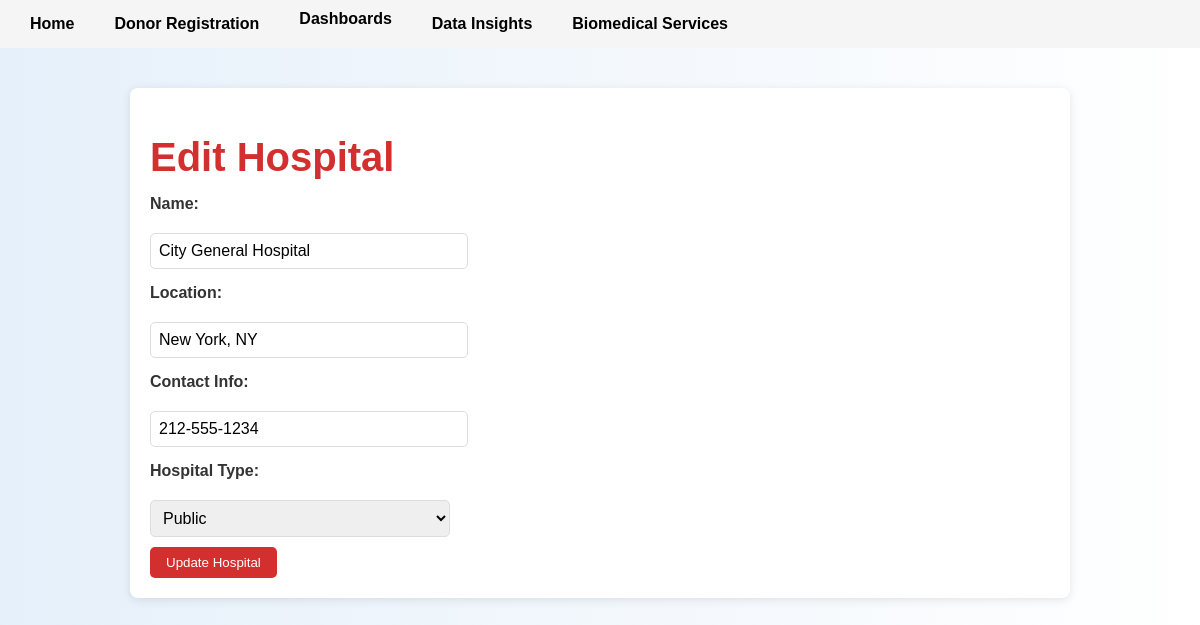
/hospital/edit/1, run on the app's committed database.
### tables this page shows
CREATE TABLE Hospitals (
    HospitalID INTEGER PRIMARY KEY AUTOINCREMENT,
    Name TEXT NOT NULL,
    Location TEXT NOT NULL,
    ContactInfo TEXT NOT NULL,
    HospitalType TEXT NOT NULL CHECK (HospitalType IN ('Public', 'Private', 'Military', 'Other'))
);

### app.py (the view, shortened to what this page needs)
@app.route('/hospital/edit/<int:id>', methods=['GET', 'POST'])
def edit_hospital(id):
    conn = get_db()
    hospital = conn.execute('SELECT * FROM Hospitals WHERE HospitalID = ?', (id,)).fetchone()
    return render_template('edit_hospital.html', hospital=hospital)

### app.py (called while the page is built)
def get_db():
    conn = sqlite3.connect('database.db')
    conn.row_factory = sqlite3.Row
    return conn

### templates/edit_hospital.html (shortened to what this page needs)
{% extends "layout.html" %}
{% block content %}
<div class="container">
    <h1>Edit Hospital</h1>
    <form method="POST" action="{{ url_for('edit_hospital', id=hospital['HospitalID']) }}" onsubmit="return validateForm()">
        <label for="name">Name:</label>
        <input type="text" name="name" id="name" value="{{ hospital['Name'] }}" required><br>
        <label for="location">Location:</label>
        <input type="text" name="location" id="location" value="{{ hospital['Location'] }}" required><br>
        <label for="contact_info">Contact Info:</label>
        <input type="text" name="contact_info" id="contact_info" value="{{ hospital['ContactInfo'] }}" required><br>
        <label for="hospital_type">Hospital Type:</label>
        <select name="hospital_type" id="hospital_type" required>
            <option value="Public" {% if hospital['HospitalType'] == 'Public' %}selected{% endif %}>Public</option>
        </select><br>
        <button type="submit" class="btn">Update Hospital</button>
    </form>
</div>
{% endblock %}

### static/css/style.css (style rules this page uses)
body { font-family: 'Helvetica', Arial, sans-serif; margin: 0; padding: 0; background: linear-gradient(to right, #e6f0fa, #ffffff); color: #333; }
.container { max-width: 900px; margin: 40px auto; padding: 20px; background-color: #ffffff; box-shadow: 0 2px 10px rgba(0, 0, 0, 0.1); border-radius: 8px; }
h1 { font-size: 2.5em; color: #d32f2f; margin-bottom: 10px; }
form label { display: block; margin: 15px 0; font-weight: bold; }
form input[type="text"], form input[type="email"], form input[type="date"], form select { width: 100%; max-width: 300px; padding: 8px; margin-top: 5px; border: 1px solid #ddd; border-radius: 5px; font-size: 1em; }
form button { background-color: #d32f2f; color: #ffffff; padding: 10px 20px; border: none; border-radius: 5px; cursor: pointer; transition: background-color 0.3s ease; }
.btn { display: inline-block; margin-top: 10px; padding: 8px 16px; background-color: #d32f2f; color: #ffffff; text-decoration: none; border-radius: 5px; transition: background-color 0.3s ease; }

### data on the page
Hospitals: name "City General Hospital", location "New York, NY", contact_info "212-555-1234", hospital_type "Public"
